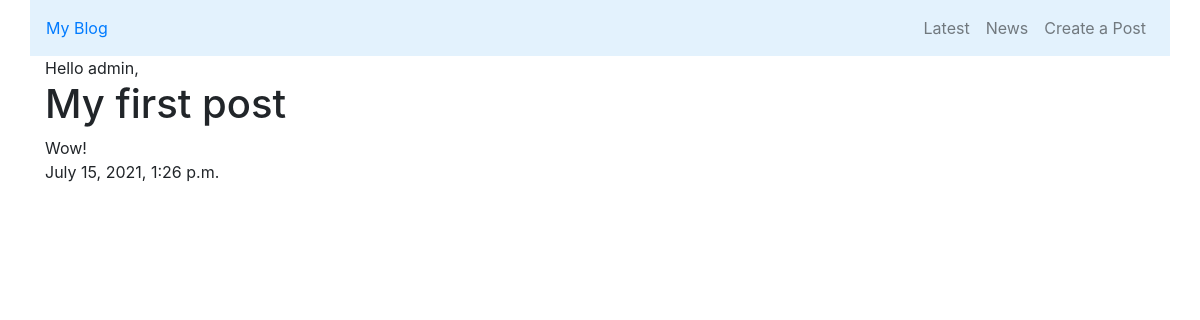
/home/ (signed in), run on an earlier commit of the app's database.
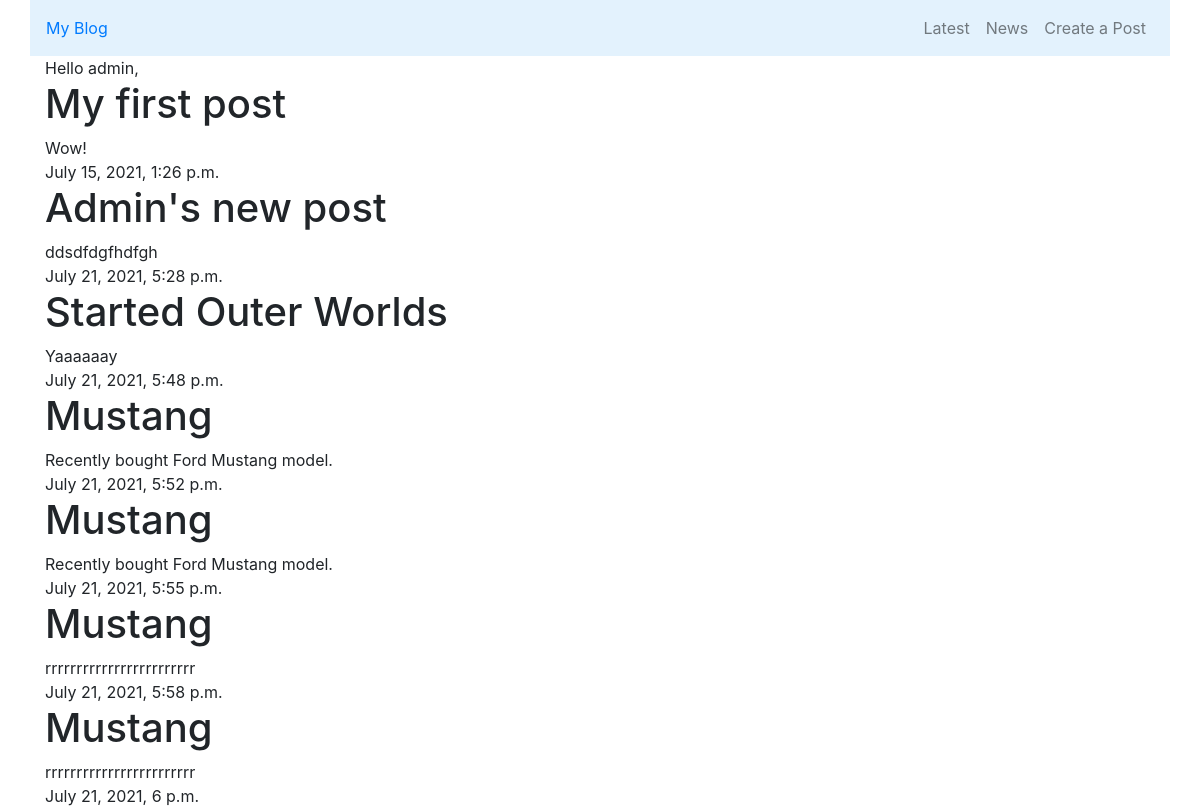
And on a later commit of the database.
### blog/models.py (models this page shows)
class Post(models.Model):
    user = models.ForeignKey(settings.AUTH_USER_MODEL, related_name='posts', verbose_name='Пользователь',
                             on_delete=models.CASCADE)
    title = models.CharField(max_length=255, verbose_name='Заголовок')
    text = models.TextField(verbose_name='Текст')
    date = models.DateTimeField(auto_now_add=True, verbose_name='Дата создания')
    id = models.AutoField(primary_key=True)
    class Meta:
        verbose_name = 'Пост'
        verbose_name_plural = 'Посты'

### blog/views.py (the view)
# urls.py: path('home/', views.home, name='home'),
def home(request):
    posts = Post.objects.filter(user=request.user)
    return render(request, 'blog/home.html',
                  {'posts': posts})

### blog/templates/blog/home.html (shortened to what this page needs)
{% extends "blog/base.html" %}
{% block content %}
{% for post in posts %}
<h1>{{ post.title }}</h1>
{{ post.text }}
<br>
{{ post.date }}
{% endfor %}
{% endblock %}

What changed in the data, as far as the page shows it:
added Post: title "Admin's new post", text "ddsdfdgfhdfgh", date "July 21, 2021, 5:28 p.m."
added Post: title "Started Outer Worlds", text "Yaaaaaay", date "July 21, 2021, 5:48 p.m."
added Post: title "Mustang", text "Recently bought Ford Mustang model.", date "July 21, 2021, 5:52 p.m."
added Post: title "Mustang", text "Recently bought Ford Mustang model.", date "July 21, 2021, 5:55 p.m."
added Post: title "Mustang", text "rrrrrrrrrrrrrrrrrrrrrrrr", date "July 21, 2021, 5:58 p.m."
added Post: title "Mustang", text "rrrrrrrrrrrrrrrrrrrrrrrr", date "July 21, 2021, 6 p.m."
